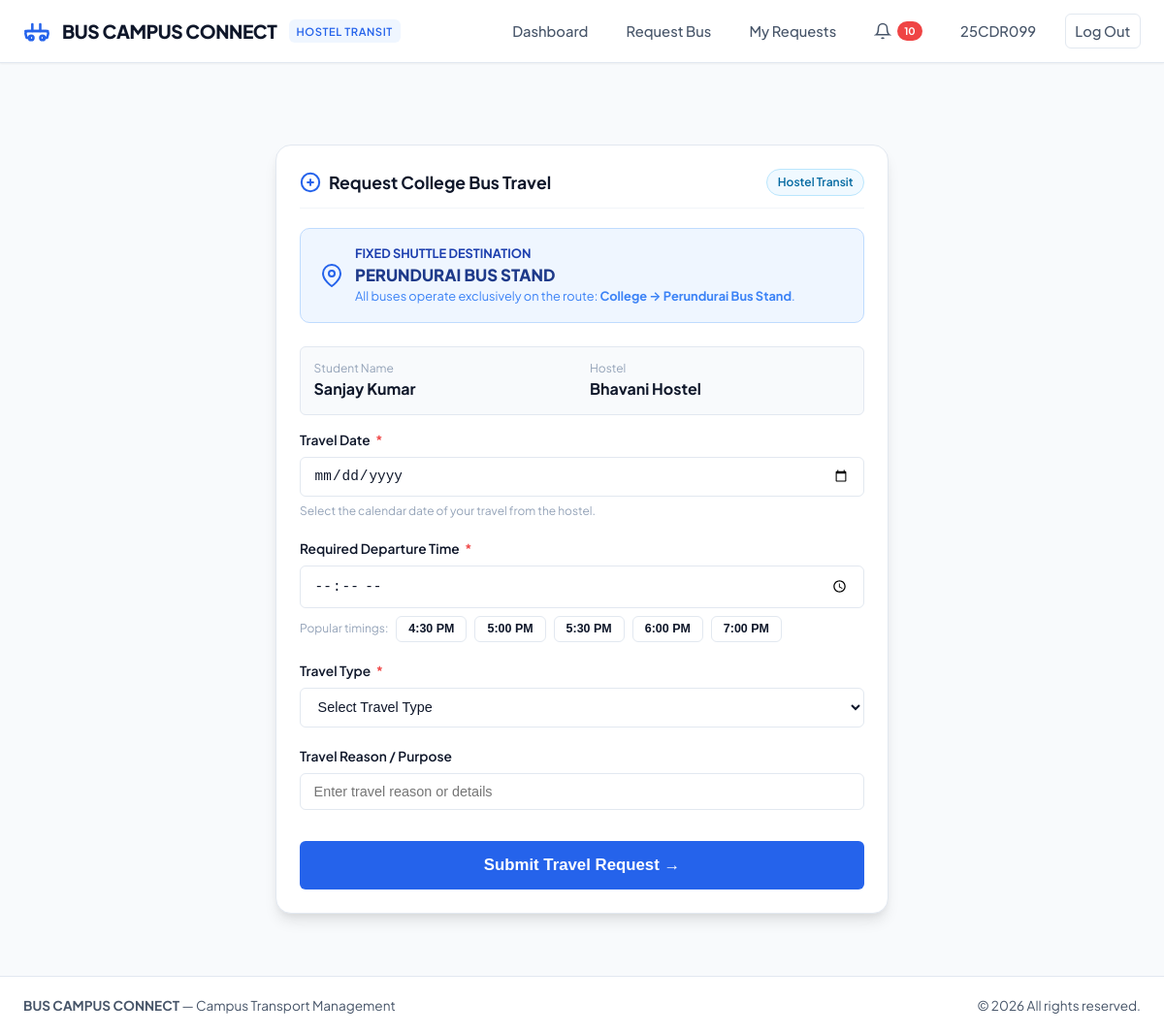
The app's page /student/request-bus (signed in) with its own data.
### tables this page shows
CREATE TABLE users (
    id INTEGER PRIMARY KEY AUTOINCREMENT,
    name TEXT NOT NULL,
    register_number TEXT UNIQUE,
    email TEXT UNIQUE NOT NULL,
    password_hash TEXT NOT NULL,
    phone TEXT,
    department TEXT,
    year INTEGER,
    hostel_id INTEGER,
    role TEXT NOT NULL CHECK(role IN ('student', 'management')),
    id_card_path TEXT,
    verification_status TEXT DEFAULT 'Pending' CHECK(verification_status IN ('Pending', 'Verified', 'Rejected')),
    created_at TIMESTAMP DEFAULT CURRENT_TIMESTAMP,
    FOREIGN KEY (hostel_id) REFERENCES hostels (id) ON DELETE SET NULL
);

CREATE TABLE hostels (
    id INTEGER PRIMARY KEY AUTOINCREMENT,
    hostel_name TEXT UNIQUE NOT NULL,
    status TEXT DEFAULT 'Active' CHECK(status IN ('Active', 'Inactive')),
    created_at TIMESTAMP DEFAULT CURRENT_TIMESTAMP
);

### routes/student_routes.py (the view, shortened to what this page needs)
@student_bp.route('/request-bus', methods=['GET', 'POST'])
@login_required
@role_required('student')
def request_bus():
    student = UserModel.get_by_id(session['user_id'])
    return render_template('student/request_bus.html', student=student)

### app.py (called while the page is built)
@app.context_processor
def inject_global_data():
    unread_count = 0
    if 'user_id' in session:
        try:
            unread_count = NotificationService.get_unread_count(session['user_id'])
        except Exception:
            unread_count = 0
    return {
        'current_user_name': session.get('name'),
        'current_user_role': session.get('role'),
        'current_user_reg': session.get('register_number'),
        'unread_notification_count': unread_count,
        'now_year': datetime.now().year,
        'destination_fixed': 'Perundurai Bus Stand'
    }

### database/db.py (called while the page is built)
def get_db():
    if 'db' not in g:
        g.db = sqlite3.connect(
            DATABASE_PATH,
            detect_types=sqlite3.PARSE_DECLTYPES | sqlite3.PARSE_COLNAMES
        )
        g.db.row_factory = sqlite3.Row
        g.db.execute("PRAGMA foreign_keys = ON;")
    return g.db

def query_db(query, args=(), one=False):
    cur = get_db().execute(query, args)
    rv = cur.fetchall()
    cur.close()
    return (dict(rv[0]) if rv else None) if one else [dict(row) for row in rv]

### models/user_model.py (called while the page is built)
    @staticmethod
    def get_by_id(user_id):
        sql = """
            SELECT u.*, h.hostel_name
            FROM users u
            LEFT JOIN hostels h ON u.hostel_id = h.id
            WHERE u.id = ?
        """
        return query_db(sql, (user_id,), one=True)

### routes/auth_routes.py (called while the page is built)
def login_required(f):
    @wraps(f)
    def decorated_function(*args, **kwargs):
        if 'user_id' not in session:
            flash("Please log in to access this page.", "warning")
            return redirect(url_for('auth.login_student'))
        return f(*args, **kwargs)
    return decorated_function

def role_required(required_role):
    def decorator(f):
        @wraps(f)
        def decorated_function(*args, **kwargs):
            if 'user_id' not in session:
                flash("Please log in to access this page.", "warning")
                return redirect(url_for('auth.login_student'))
            if session.get('role') != required_role:
                flash(f"Unauthorized. Access restricted to {required_role} accounts.", "danger")
                if session.get('role') == 'management':
                    return redirect(url_for('management.dashboard'))
                else:
                    return redirect(url_for('student.dashboard'))
            return f(*args, **kwargs)
        return decorated_function
    return decorator

### templates/student/request_bus.html (shortened to what this page needs)
{% extends "base.html" %}
{% block content %}
<div class="student-content" style="max-width: 680px; margin: 2rem auto;">
  <div class="card" style="box-shadow: var(--shadow-lg);">
    <div class="card-header">
      <div class="card-title">
        <svg width="22" height="22" viewBox="0 0 24 24" fill="none" stroke="currentColor" stroke-width="2.2" style="color: var(--primary);"><circle cx="12" cy="12" r="10"></circle><line x1="12" y1="8" x2="12" y2="16"></line><line x1="8" y1="12" x2="16" y2="12"></line></svg>
        <span>Request College Bus Travel</span>
      </div>
      <span class="badge badge-info">Hostel Transit</span>
    </div>
    <div style="background: #eff6ff; border: 1px solid #bfdbfe; border-radius: var(--radius-md); padding: 1rem 1.25rem; margin-bottom: 1.5rem; display: flex; align-items: center; gap: 0.75rem;">
      <svg width="24" height="24" viewBox="0 0 24 24" fill="none" stroke="currentColor" stroke-width="2" style="color: var(--primary); flex-shrink: 0;"><path d="M21 10c0 7-9 13-9 13s-9-6-9-13a9 9 0 0 1 18 0z"></path><circle cx="12" cy="10" r="3"></circle></svg>
      <div>
        <div style="font-size: 0.8rem; text-transform: uppercase; font-weight: 700; color: var(--primary-dark);">Fixed Shuttle Destination</div>
        <div style="font-size: 1.05rem; font-weight: 800; color: #1e3a8a;">PERUNDURAI BUS STAND</div>
        <div style="font-size: 0.8rem; color: #3b82f6;">All buses operate exclusively on the route: <strong>College &rarr; Perundurai Bus Stand</strong>.</div>
      </div>
    </div>
    <form action="{{ url_for('student.request_bus') }}" method="POST" enctype="multipart/form-data">
      <div style="display: grid; grid-template-columns: 1fr 1fr; gap: 1rem; margin-bottom: 1rem; padding: 0.85rem; background: #f8fafc; border-radius: var(--radius-sm); border: 1px solid var(--border);">
        <div>
          <span style="font-size: 0.75rem; color: var(--text-muted); display: block;">Student Name</span>
          <strong>{{ student.name }}</strong>
        </div>
        <div>
          <span style="font-size: 0.75rem; color: var(--text-muted); display: block;">Hostel</span>
          <strong>{{ student.hostel_name }}</strong>
        </div>
      </div>
      <div class="form-group">
        <label class="form-label">Travel Date <span class="required">*</span></label>
        <input type="date" name="travel_date" class="form-control" required min="2026-01-01">
        <div class="form-hint">Select the calendar date of your travel from the hostel.</div>
      </div>
      <div class="form-group">
        <label class="form-label">Required Departure Time <span class="required">*</span></label>
        <input type="time" name="required_time" id="required_time_input" class="form-control" required>
        <div style="display: flex; flex-wrap: wrap; gap: 0.5rem; margin-top: 0.5rem;">
          <span style="font-size: 0.75rem; color: var(--text-muted); align-self: center;">Popular timings:</span>
          <button type="button" class="btn btn-secondary btn-sm" onclick="document.getElementById('required_time_input').value='16:30'">4:30 PM</button>
          <button type="button" class="btn btn-secondary btn-sm" onclick="document.getElementById('required_time_input').value='17:00'">5:00 PM</button>
          <button type="button" class="btn btn-secondary btn-sm" onclick="document.getElementById('required_time_input').value='17:30'">5:30 PM</button>
          <button type="button" class="btn btn-secondary btn-sm" onclick="document.getElementById('required_time_input').value='18:00'">6:00 PM</button>
          <button type="button" class="btn btn-secondary btn-sm" onclick="document.getElementById('required_time_input').value='19:00'">7:00 PM</button>
        </div>
      </div>
      <div class="form-group">
        <label class="form-label">Travel Type <span class="required">*</span></label>
        <select name="travel_type" id="travel_type" class="form-control" required>
          <option value="">Select Travel Type</option>
        </select>
      </div>
      <div class="form-group">
        <label class="form-label">Travel Reason / Purpose</label>
        <input type="text" name="travel_reason" class="form-control" placeholder="Enter travel reason or details">
      </div>
      <div style="margin-top: 2rem;">
        <button type="submit" class="btn btn-primary" style="width: 100%; padding: 0.85rem; font-size: 1.05rem;">
          Submit Travel Request &rarr;
        </button>
      </div>
    </form>
  </div>
</div>
{% endblock %}

### templates/base.html (shortened to what this page needs)
<!DOCTYPE html>
<html lang="en">
<head>
  <link rel="stylesheet" href="{{ url_for('static', filename='css/styles.css') }}">
</head>
<body>
  <header class="navbar-main">
    <div class="nav-container">
      <a href="{{ url_for('landing') }}" class="brand-logo">
        <span>BUS CAMPUS CONNECT</span>
        <span class="brand-badge">HOSTEL TRANSIT</span>
      </a>
      <nav>
        <ul class="nav-links">
          {% if session.get('user_id') and session.get('role') == 'student' %}
            <li><a href="{{ url_for('student.dashboard') }}">Dashboard</a></li>
            <li><a href="{{ url_for('student.request_bus') }}">Request Bus</a></li>
            <li><a href="{{ url_for('student.my_requests') }}">My Requests</a></li>
            <li>
              <a href="{{ url_for('student.notifications') }}" style="display: flex; align-items: center; gap: 0.35rem;">
                <svg width="18" height="18" viewBox="0 0 24 24" fill="none" stroke="currentColor" stroke-width="2"><path d="M18 8A6 6 0 0 0 6 8c0 7-3 9-3 9h18s-3-2-3-9"></path><path d="M13.73 21a2 2 0 0 1-3.46 0"></path></svg>
                {% if unread_notification_count > 0 %}
                  <span class="badge-notify">{{ unread_notification_count }}</span>
                {% endif %}
              </a>
            </li>
            <li><a href="{{ url_for('student.profile') }}">{{ current_user_reg }}</a></li>
            <li><a href="{{ url_for('auth.logout') }}" class="btn btn-secondary btn-sm">Log Out</a></li>
          {% elif session.get('user_id') and session.get('role') == 'management' %}
            <li><a href="{{ url_for('management.dashboard') }}" class="btn btn-primary btn-sm">Management Console</a></li>
            <li><a href="{{ url_for('auth.logout') }}" class="btn btn-secondary btn-sm">Log Out</a></li>
          {% endif %}
        </ul>
      </nav>
    </div>
  </header>
  {% block content %}{% endblock %}
  {% block footer %}
  <footer style="margin-top: auto; background: #ffffff; border-top: 1px solid var(--border); padding: 1.25rem 1.5rem; text-align: center; font-size: 0.85rem; color: var(--text-secondary);">
    <div style="max-width: 1200px; margin: 0 auto; display: flex; flex-wrap: wrap; justify-content: space-between; align-items: center; gap: 1rem;">
      <div>
        <strong>BUS CAMPUS CONNECT</strong> &mdash; Campus Transport Management
      </div>
      <div>
        &copy; {{ now_year }} All rights reserved.
      </div>
    </div>
  </footer>
  {% endblock %}
</body>
</html>

### templates/base.html (style rules this page uses)
body { font-family: 'Plus Jakarta Sans', -apple-system, sans-serif; }

### records on screen
users: register_number "25CDR099", name "Sanjay Kumar"
hostels: hostel_name "Bhavani Hostel"

### other values on screen
{{ unread_notification_count }} "10"
